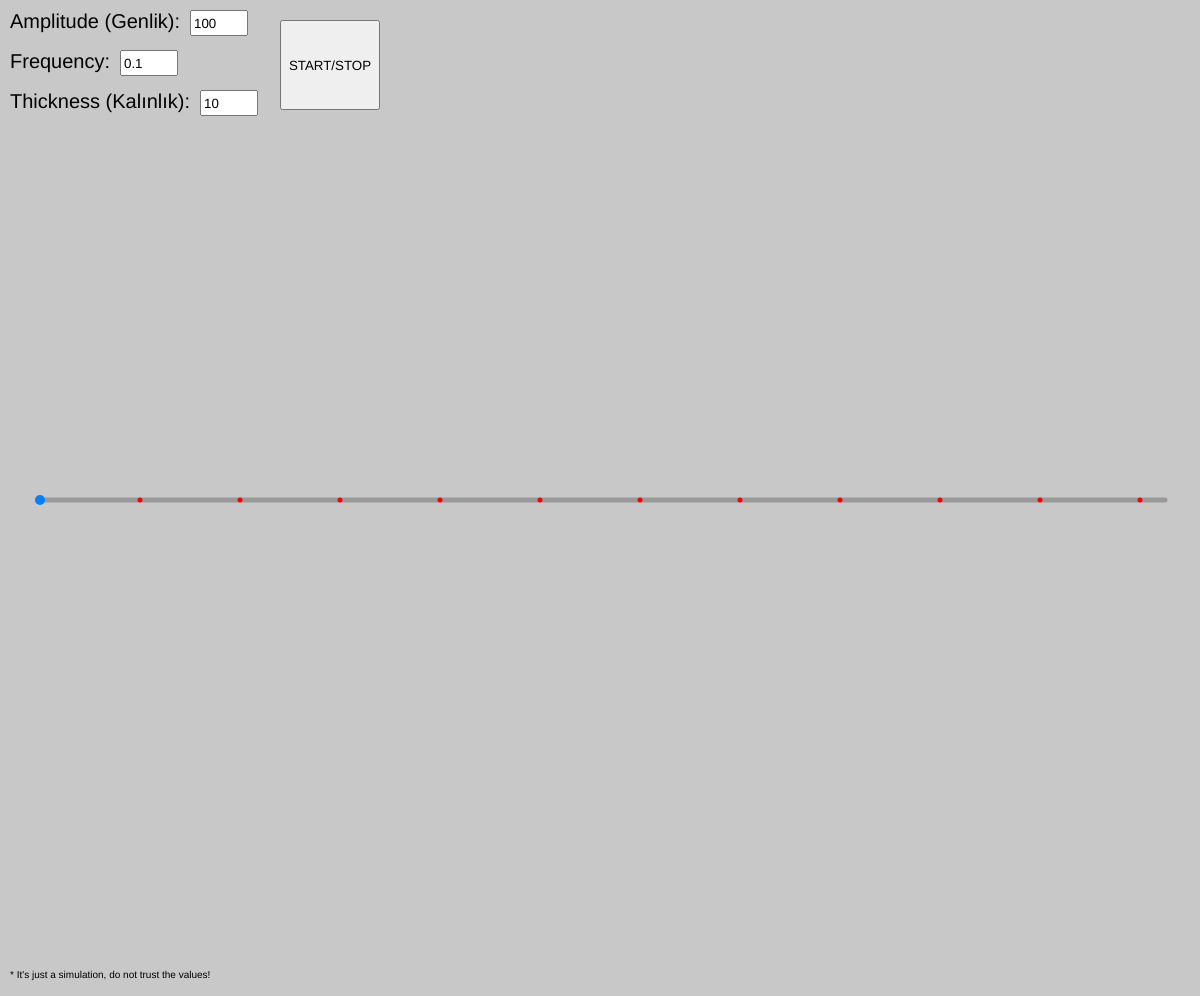
Frame 1 (no input)
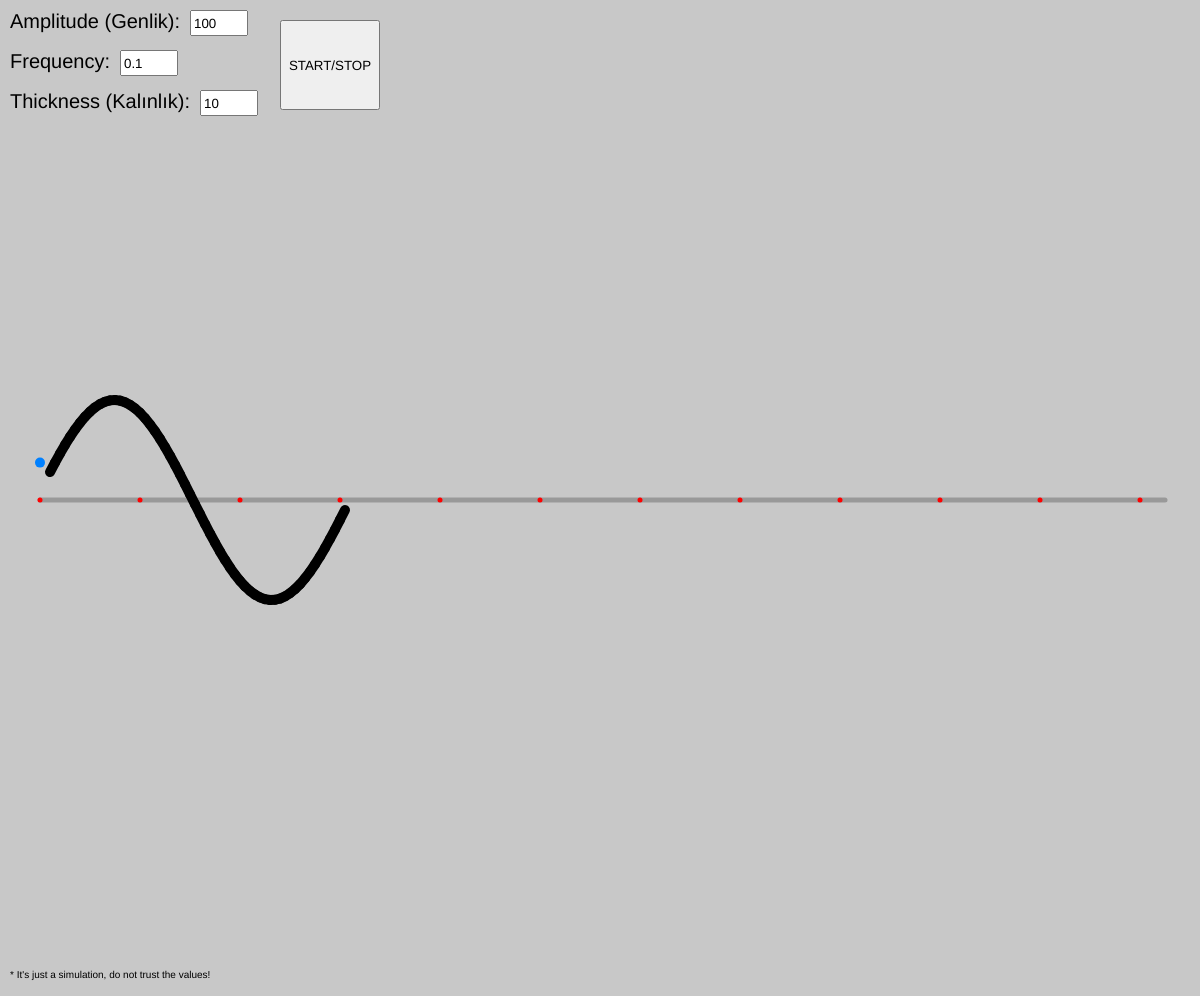
Frame 60 (no input)
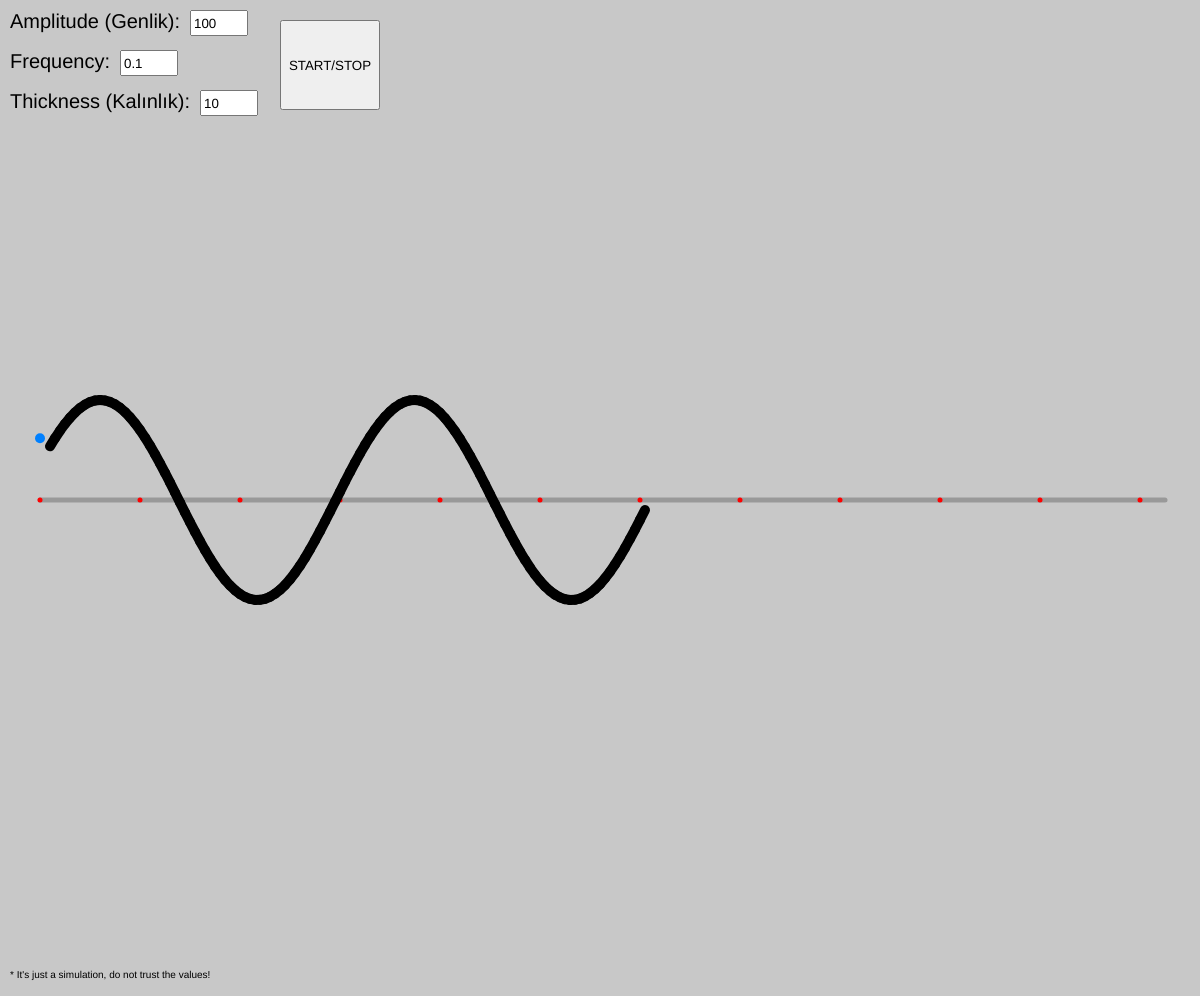
Frame 120 (the mouse pressed at the canvas centre since frame 60)

The p5.js sketch that drew these frames (run headless with seeded random() and noise() and a simulated clock; from frame 60 on, the mouse is pressed at the canvas centre):

// p5.js sketch
// ── sketch.js

function setup(){
  createCanvas(windowWidth,windowHeight-4);
  in_genlik = createInput("100");
  in_genlik.position(190, 10);
  in_genlik.size(50,20);
  in_frq = createInput("0.1");
  in_frq.position(120, 50);
  in_frq.size(50,20);
  in_thck = createInput("10");
  in_thck.position(200, 90);
  in_thck.size(50,20);
  button = createButton("START/STOP");
  button.position(280, 20);
  button.size(100,90);
  button.mousePressed(onoff);
}
/*
  Inputs:
    genlik,
    kalinlik,
    freq
*/
let run = true;
var a = 0,genlik=100,freq=0.1;
var y = new Array(800);
let uzunluk = 250,
    kalinlik= 10;

function draw(){
  if(run){
    uzunluk = parseInt(windowWidth/5-15);
    background(200);
    texts();
    fill(255);
    translate(40,windowHeight/2);
    stroke(0,0,0,60);
    strokeWeight(kalinlik*0.5);
    line(0,0,uzunluk*5,0);
    for(let i = 0;i<=parseInt(uzunluk*5);i+=100){
      noStroke();
      fill(255,0,0);
      ellipse(i,0,kalinlik/2);
    }
    noStroke();
    fill(0, 128, 255);
    ellipse(0,sin(a)*genlik,10,10);
    a+=freq;
    kaydir();
    y[0] = sin(a)*genlik;
    yaz();
  }
}

function texts(){
  noStroke();
  fill(0);
  textSize(20);
  text("Amplitude (Genlik): ",10,12,200,100);
  text("Frequency: ",10,52,200,100);
  text("Thickness (Kalınlık): ",10,92,200,100);
  textSize(10);
  text("* It's just a simulation, do not trust the values!",10,windowHeight-30,windowWidth,windowHeight);
}
function yaz(){
  for(var i = 0;i<uzunluk;i++){
    //ellipse(50+i*5,y[i],5,5);
    stroke(0);
    strokeWeight(kalinlik);
    if(i+1<uzunluk){
      line(10+i*5,y[i],10+(i+1)*5,y[i+1]);
    }
  }
}

function kaydir(){
  for(var i = uzunluk-2;i>=0;i--){
    y[i+1]=y[i];
  }
}

function onoff(){
  run = !run;
  genlik=parseFloat(in_genlik.value());
  freq=parseFloat(in_frq.value());
  kalinlik = parseInt(in_thck.value());
}


function windowResized() {
  resizeCanvas(windowWidth, windowHeight-4);
}
